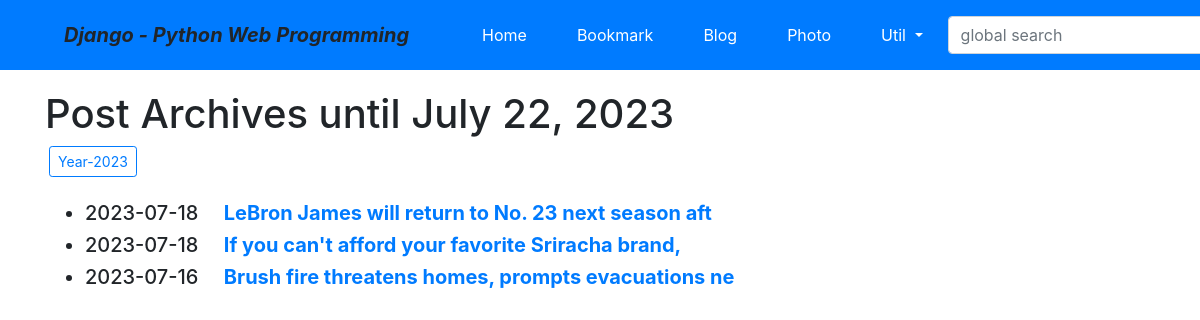
Screenshot of /blog/archive/ with the database file from the repository.
### blog/models.py (models this page shows, shortened)
class Post(models.Model):
    title = models.CharField(verbose_name='TITLE', max_length=50)
    slug = models.SlugField('SLUG', unique=True, allow_unicode=True, help_text='one word for title alias.')
    description = models.CharField('DESCRIPTION', max_length=100, blank=True, help_text='simple description text.')
    content = models.TextField('CONTENT')
    create_dt = models.DateTimeField('CREATE DATE', auto_now_add=True)
    modify_dt = models.DateTimeField('MODIFY DATE', auto_now=True)
    tags = TaggableManager(blank=True)
    class Meta:
        verbose_name = 'post'
        verbose_name_plural = 'posts'
        db_table = 'blog_posts'
        ordering = ('-modify_dt',)
    def get_absolute_url(self):
        return reverse('blog:post_detail', args=(self.slug,))

### blog/views.py (the view)
# urls.py: path('archive/', views.PostAV.as_view(), name='post_archive'),
class PostAV(ArchiveIndexView):
    model = Post
    date_field = 'modify_dt'

### blog/templates/blog/post_archive.html (shortened to what this page needs)
{% extends "base.html" %}
{% block content %}
<h1>Post Archives until {% now "N d, Y" %}</h1>
    {% for date in date_list %}
        <a href="{% url 'blog:post_year_archive' date|date:'Y' %}" class="btn btn-outline-primary btn-sm mx-1">Year-{{ date|date:"Y" }} </a>
    {% endfor %}
<br><br>
<div>
     <ul>
         {% for post in object_list %}
         <li class="h5">
             {{ post.modify_dt|date:"Y-m-d" }}&emsp;
         <a href="{{ post.get_absolute_url }}"><strong>{{ post.title }}</strong></a>
         </li>
         {% endfor %}
     </ul>
</div>
{% endblock %}

### rows the page displays
Post: modify_dt "2023-07-18", title "LeBron James will return to No. 23 next season aft"
Post: modify_dt "2023-07-18", title "If you can't afford your favorite Sriracha brand,"
Post: modify_dt "2023-07-16", title "Brush fire threatens homes, prompts evacuations ne"

### other values shown
{{ date|date:"Y" }} "2023"
